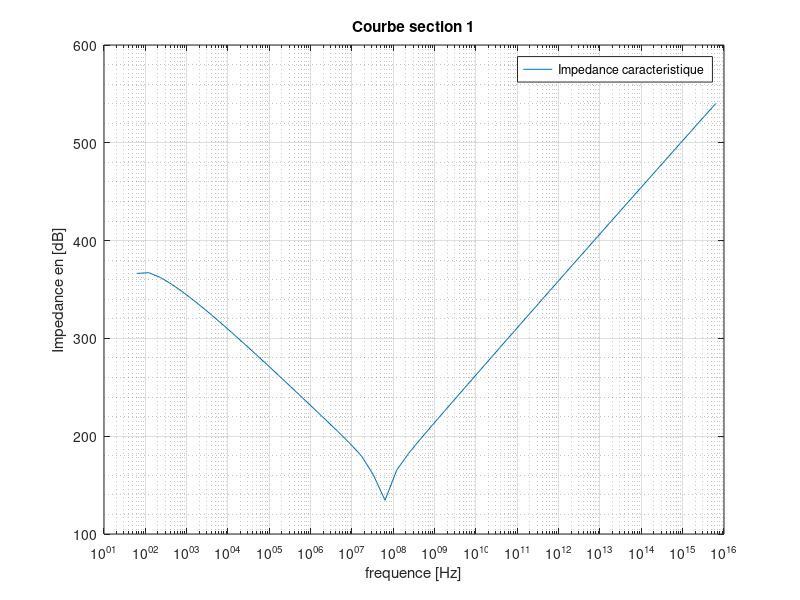
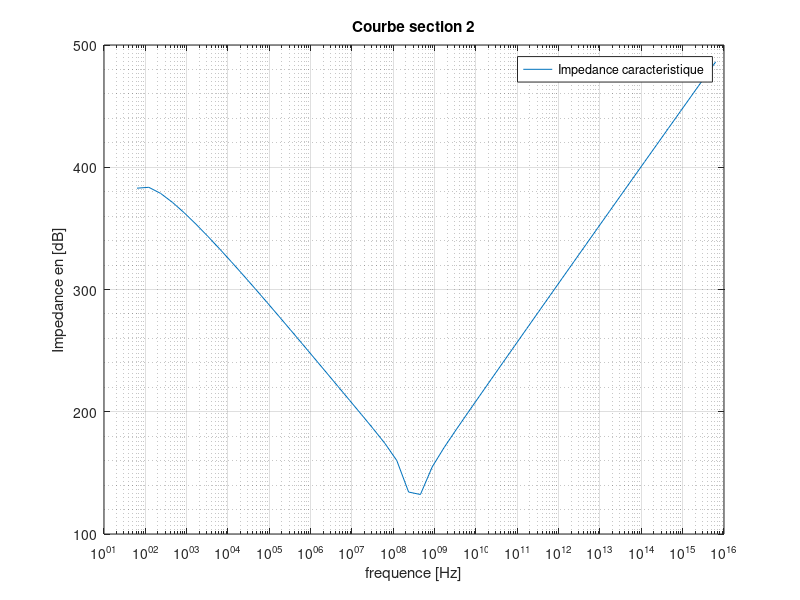
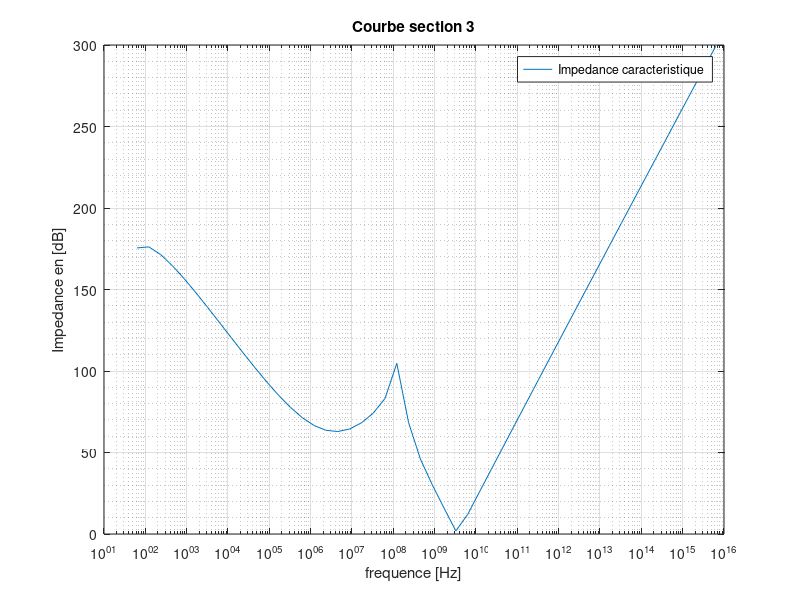

These figures' MATLAB source, in order:
clc
close all
f = logspace(1,15);
CL = 100e-12;
Cinv = 130e-12;
Ceq = CL+Cinv;
%% Section 1-b
mu = 4*pi*1e-7;
vp = 3e8; 
r = 0.001;
a = 0.05;
b = 1;
L = (mu/pi)*(b*log(a/r)+a*log(b/r));
%% Section 1-c

C = 1/(L*vp^2) % capacite en F
%% Section 1-d
fr = 1/(2*pi*sqrt(L*Ceq))%Frquence de resonnance en [Hz]
%%Section 1-e
w = 2*pi*f;
Hjw = zeros(1,length(f));
for i=1:length(f)
    Hjw(1,i) = abs(20*log(i*(L*w(i)-1/(Ceq*w(i)))));
end
Hjw;
%%Section 2
%% Section 2-b
r = 0.001;
a1 = 0.05;
b1 = 0.03;
L1 = (mu/pi)*(b1*log(a/r)+a1*log(b1/r));
%% Section 2-c

C1 = 1/(L1*vp^2) % capacite en F
%% Section 2-d
fr1 = 1/(2*pi*sqrt(L1*C1))% Frquence de resonnance en [Hz]
%%Section 1-e
Hjw1 = zeros(1,length(f));
for i=1:length(f)
    Hjw1(1,i) = abs(20*log(i*(L1*w(i)-1/(CL*w(i)))));
end
Hjw1;
%% Section 3
%% Section 3-b
L3 = 10e-12;
Ceq = CL+Cinv+4.4e-6;
%% Section 3-c
fr2 = 1/(2*pi*sqrt(L3*Ceq)) % Frquence de resonnance en [Hz]
%% Section 3-d
Hjw2 = zeros(1,length(f));
for i=1:length(f)
    Hjw2(1,i) = abs(20*log(i*(L3*w(i)-1/(Ceq*w(i)))));
end
Hjw2;



%% les figures
%% figure section1
% %% toutes les figures pratiques ensemble
figure
semilogx(w,Hjw)
grid on
grid minor
legend('Impedance caracteristique')
title('Courbe section 1')
xlabel('frequence [Hz]');
ylabel('Impedance en [dB]');
%% figure Section 2
figure
semilogx(w,Hjw1)
grid on
grid minor
legend('Impedance caracteristique')
title('Courbe section 2')
xlabel('frequence [Hz]');
ylabel('Impedance en [dB]');
%% Figure Section 3
figure
semilogx(w,Hjw2)
grid on
grid minor
legend('Impedance caracteristique')
title('Courbe section 3')
xlabel('frequence [Hz]');
ylabel('Impedance en [dB]');
